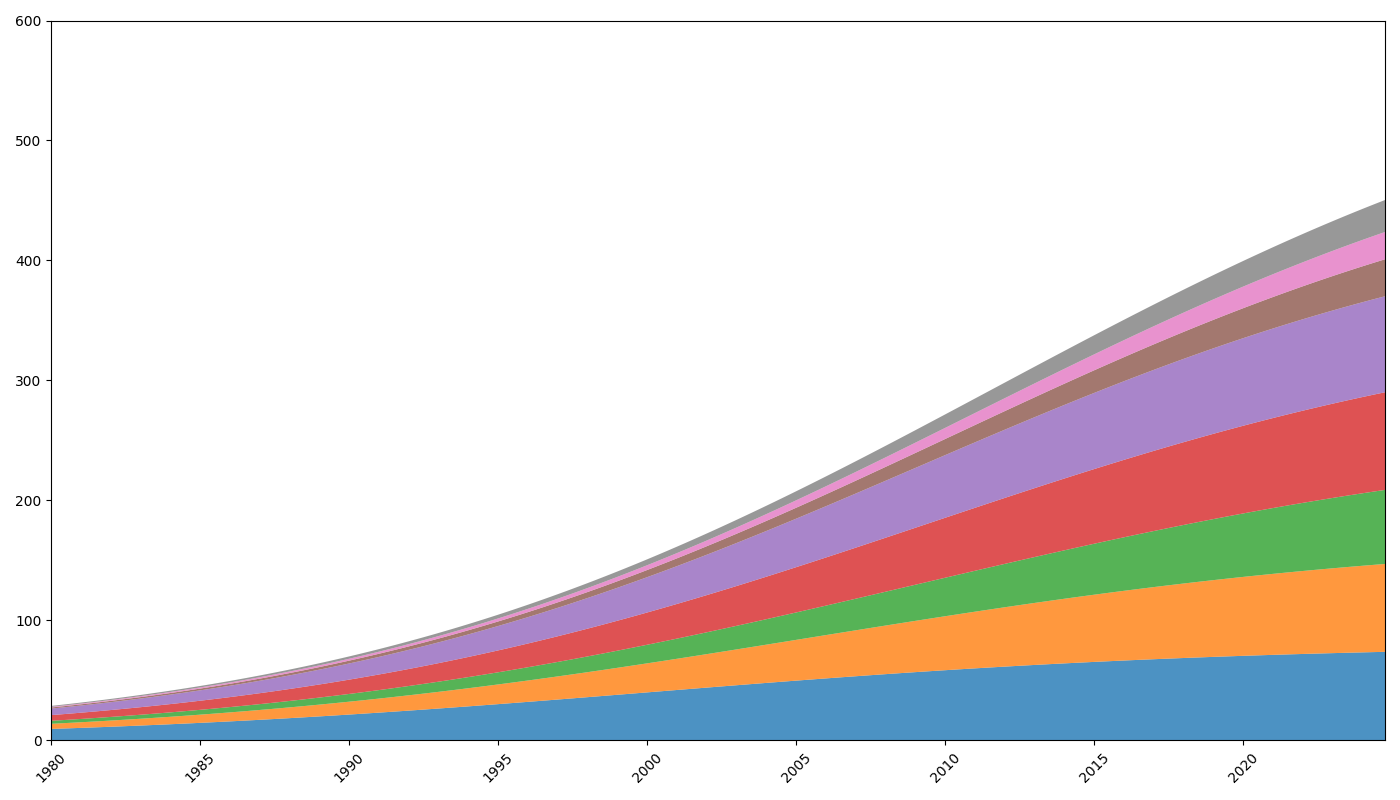

Python code for this plot:
import matplotlib.pyplot as plt
import numpy as np

years = np.arange(1980, 2025, 0.25)

def logistic_growth(t, L=100, k=0.1, x0=2000):
    return L / (1 + np.exp(-k * (t - x0)))

email_usage = logistic_growth(years, x0=2000, L=80)
social_media_usage = logistic_growth(years, x0=2010, L=90)
video_conferencing_usage = logistic_growth(years, x0=2015, L=85)
messaging_apps_usage = logistic_growth(years, x0=2010, L=100)
mobile_apps_usage = logistic_growth(years, x0=2008, L=95)
iot_devices_usage = logistic_growth(years, x0=2020, L=50)
virtual_reality_usage = logistic_growth(years, x0=2022, L=40)
ai_assistants_usage = logistic_growth(years, x0=2021, L=45)

fig, ax = plt.subplots(figsize=(14, 8))

ax.stackplot(years, email_usage, social_media_usage, video_conferencing_usage, messaging_apps_usage, 
             mobile_apps_usage, iot_devices_usage, virtual_reality_usage, ai_assistants_usage,
             colors=['#1f77b4', '#ff7f0e', '#2ca02c', '#d62728', '#9467bd', '#8c564b', '#e377c2', '#7f7f7f'], alpha=0.8)

ax.set_xlim(years[0], years[-1])
ax.set_ylim(0, 600)
ax.set_xticks(np.arange(1980, 2025, 5))
plt.xticks(rotation=45)

plt.tight_layout()

plt.show()
